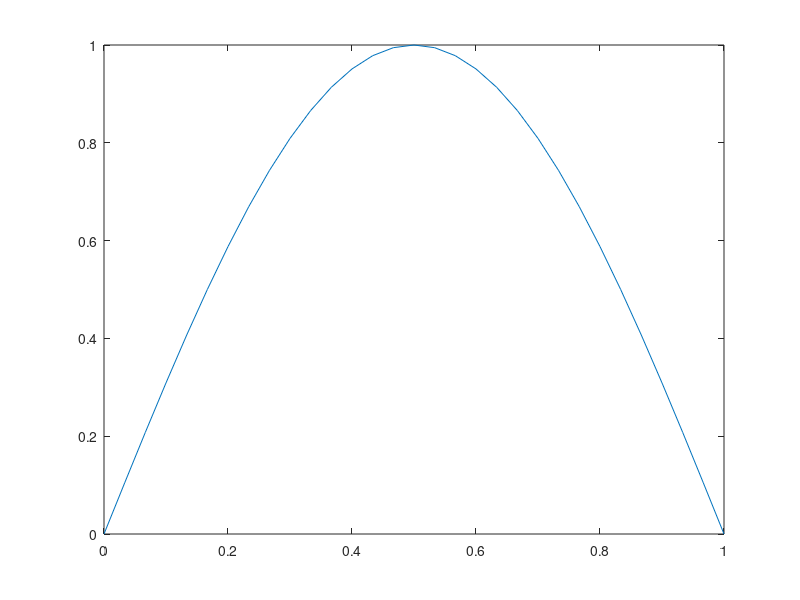

Recreate this plot in MATLAB. (Note: this script raises an error after producing the figure.)

%
% Test Routine for the mtron gateway function.
%
% F(u) is the finite difference discretization of the p-Laplacian
%           \int_0^1  |u|^p - u  dx
% test_mtron minimizes F(u) subject to the constraints u(0)=u(1)=0
%
% see also: mtron.m
%

function test_mtron

% Number of nodes for the finite difference discretization of the
% p-Laplacian functional
N = 31;
% sobolev index for p-Laplacian
p = 6;

% TRON parameters
delta = 0.1;            % initial trust region radius
frtol = 0.0;            % relative and absolute tolerance for termination 
fatol = 0.0;            % due to change of F
cgtol = 1e-1;           % tolerance for the CG iteration. This value
                        % is suggested by the authors of TRON
fmin = -1e30;           % lower bound for F (usually it is best to make
                        % it a trivial lower bound
                        
gtol = 1e-8;            % gtol is a tolerance setting not used by TRON
                        % but in this routine. The iteration terminates
                        % if the norm of the gradient is less then 
                        % gtol.

% generate the initial condition
x = linspace(0, 1, N)';
u0 = sin(pi*x);

% the bound constraints. On interior nodes, they are (essentially)
% -\infty \leq u_j \leq \infty. on the boundary nodes the constraint
% can be used to define the boundary condition u_0 = u_N = 0
ul = -1e30 * ones(N, 1);
uu = -ul;
ul(1) = 0.0; uu(1) = 0.0;
ul(N) = 0.0; uu(N) = 0.0;

% plot initial condition
plot(x, u0); hold on;

% define the objective function
% note that plap implements the entire (sparse) hessian matrix, even
% though mtron requires the striclty lower triangular part and the
% diagonal separately. This is done to demonstrate how to convert
% efficiently.
ofun = @(uu)(plap(uu, p));

% evaluate functional at initial condition and output interation info
[F, G, H] = ofun(u0);
normG = norm(G(2:(N-1)), inf);
disp([' F = ', num2str(F), '    ||G|| = ', num2str(normG)]);

% initialize MTRON
% the hessian is always passed in two parts, the strictly lower
% triangular part is passed as a sparse matrix and the diagonal
% as a full vector.
[task, u, info] = mtron('INIT', u0, ul, uu, fmin, ...
                        F, G, tril(H, -1), full(diag(H)), ...
                        delta, frtol, fatol, cgtol);

% initialize iteration counter
nit = 0;

% start actual loop. loop as long as the task returned by mtron
% is neither 'CONVERGENCE' nor 'WARNING'.
while ( (task(1) ~= 'C') && (task(1) ~= 'W') )
    
    % if the task is 'F', it means we have to evaluate F(u) and return it
    if (task(1) == 'F');
        F = ofun(u);
        [task, u, info] = mtron('STEP', F);
        
	% if the task is 'GH' we have to evaluate the gradient and the
    % hessian and return them.
    elseif (task(1) == 'G')
        [F0, G, H] = ofun(u);
        [task, u, info] = mtron('STEP', G, tril(H, -1), full(diag(H)));
        
    % if the task is 'NEWX', we plot the current iterate, evaluate the
    % gradient and the function and display the iteration info.
    elseif (task(1) == 'N')
        nit = nit + 1;
        plot(x, u);
        [F, G] = ofun(u);
        % (don't take first and last entry in norm since those are
        %  restricted by the bound constraints.)
        normG = norm(G(2:(N-1)), inf);
        disp([num2str(nit), ': F = ', num2str(F), ...
            '    ||G|| = ', num2str(normG)]);
        title([' ||G|| = ', num2str(normG)]);
        drawnow;
        
        % if the norm of G is less than a given tolerance
        if (normG < 1e-6)
            break;
        end

        % call TRON again. Since the current task is 'NEWX', no new
        % information has to be passed on.
        [task, u, info] = mtron('STEP');
    end
    
end

% cleanup the memory used by mtron.
mtron('CLEAN');

% output termination reason.
if (task(1) == 'C')
    disp('Termination due to change in function value less then tol.');
    disp(task);
elseif (task(1) == 'W')
    disp('Termination of TRON due to error.');
    disp(task);
else
    disp('Termination due to ||G|| less then tol');
end

% plot final solution
plot(x, u, 'r-', 'Linewidth', 2.0);
hold off;
